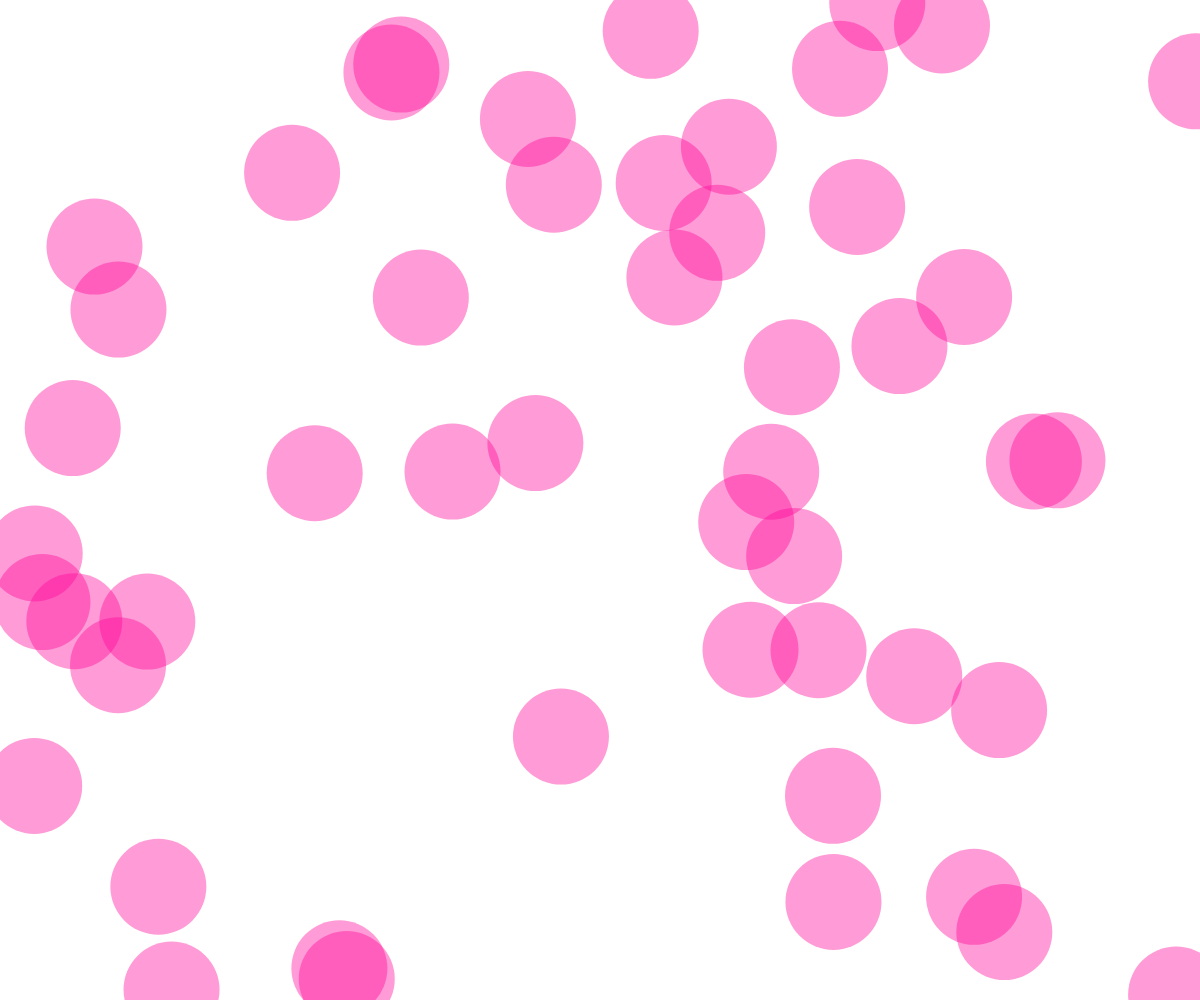
Frame 1 (no input)
Frame 60 (no input): identical to frame 1, image omitted
Frame 120 (the mouse pressed at the canvas centre since frame 60): identical to frame 1, image omitted

The p5.js sketch that drew this single still picture (run headless with seeded random() and noise() and a simulated clock; from frame 60 on, the mouse is pressed at the canvas centre):

// p5.js sketch
// ── sketch.js
var canvas;

function setup() {
  canvas = createCanvas(windowWidth, windowHeight);
  canvas.position(0,0);
  function windowResized() {
    resizeCanvas(windowWidth, windowHeight);
  }
  for(var i = 0; i < 50; i++) {
    var x = random(width);
    var y = random(height);
    var r = 48;
    fill(255, 0, 150, 100);
    noStroke();
    ellipse(x, y, 2*r, 2*r);
  } 
}

function draw() {

}
